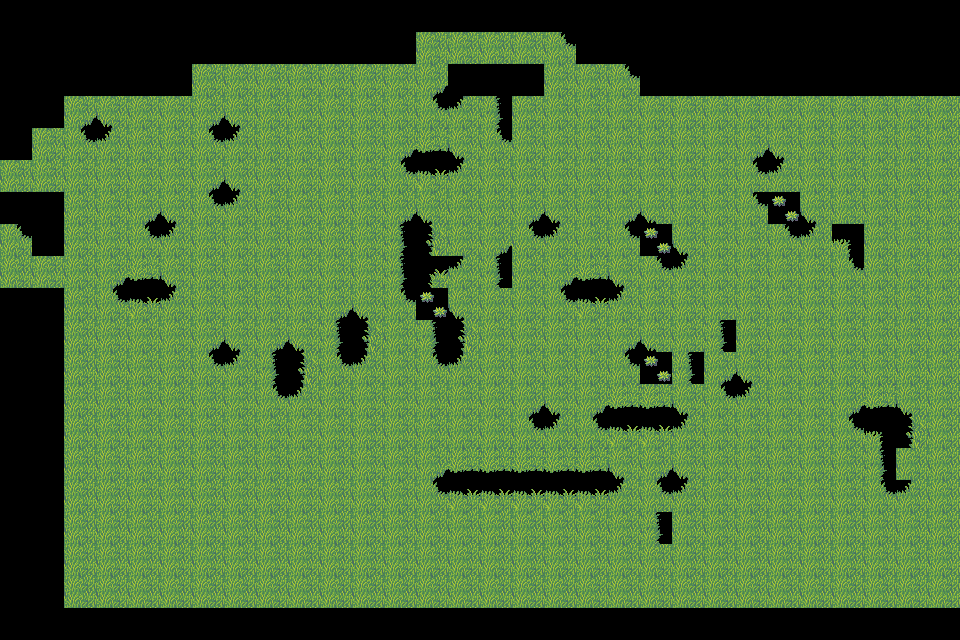

This game map was drawn from its Tiled (.tmx) file and the tilesets committed beside it. A one-line description and the full map source follow:
An orthogonal 30x20 tile map with 32x32 px tiles, 1 tile layer (图块层 1).

<map version="1.10" tiledversion="1.10.2" orientation="orthogonal" renderorder="right-down" width="30" height="20" tilewidth="32" tileheight="32" infinite="0" nextlayerid="2" nextobjectid="1">
 <tileset firstgid="1" source="野外.tsx" />
 <layer id="1" name="图块层 1" width="30" height="20">
  <data encoding="csv">
0,0,0,0,0,0,0,0,0,0,0,0,0,0,0,0,0,0,0,0,0,0,0,0,0,0,0,0,0,0,
0,0,0,0,0,0,0,0,0,0,0,0,0,450,450,450,450,453,0,0,0,0,0,0,0,0,0,0,0,0,
0,0,0,0,0,0,450,450,450,450,450,450,450,461,0,0,0,450,450,453,0,0,0,0,0,0,0,0,0,0,
0,0,461,460,450,450,461,460,450,450,450,450,450,453,452,451,450,450,450,450,450,450,450,450,450,450,450,450,450,450,
0,450,453,452,450,450,453,452,450,450,450,450,461,458,460,453,450,450,450,450,450,450,450,461,460,450,450,450,450,450,
450,450,450,450,450,450,461,460,450,450,450,450,453,442,452,450,450,450,450,450,450,450,450,453,452,450,450,450,450,450,
0,0,450,450,461,460,453,452,450,450,450,450,461,460,450,450,461,460,450,461,460,450,450,453,426,460,450,450,450,450,
453,0,450,450,453,452,450,450,450,450,450,450,451,449,450,461,453,452,450,453,426,460,450,450,453,452,443,450,450,450,
450,450,450,461,458,460,450,450,450,450,450,450,451,441,452,451,450,461,458,460,453,452,450,450,450,450,453,450,450,450,
0,0,450,453,442,452,450,450,450,450,461,460,453,426,460,450,450,453,442,452,450,450,450,450,450,450,450,450,450,450,
0,0,450,450,450,450,461,460,461,460,451,449,450,451,449,450,450,450,450,461,460,450,451,450,450,450,450,450,450,450,
0,0,450,450,450,450,453,452,451,449,453,452,450,453,452,450,450,450,450,453,426,451,461,460,450,450,450,450,450,450,
0,0,450,450,450,450,450,450,453,452,450,450,450,450,450,450,461,460,461,458,458,460,453,452,450,450,461,458,460,450,
0,0,450,450,450,450,450,450,450,450,450,450,450,450,450,450,453,452,453,442,442,452,450,450,450,450,453,443,449,450,
0,0,450,450,450,450,450,450,450,450,450,450,450,461,458,458,458,458,458,460,461,460,450,450,450,450,450,451,450,450,
0,0,450,450,450,450,450,450,450,450,450,450,450,453,442,442,442,442,442,452,453,452,450,450,450,450,450,453,452,450,
0,0,450,450,450,450,450,450,450,450,450,450,450,450,450,450,450,450,450,450,451,450,450,450,450,450,450,450,450,450,
0,0,450,450,450,450,450,450,450,450,450,450,450,450,450,450,450,450,450,450,450,450,450,450,450,450,450,450,450,450,
0,0,450,450,450,450,450,450,450,450,450,450,450,450,450,450,450,450,450,450,450,450,450,450,450,450,450,450,450,450,
0,0,0,0,0,0,0,0,0,0,0,0,0,0,0,0,0,0,0,0,0,0,0,0,0,0,0,0,0,0
</data>
 </layer>
</map>